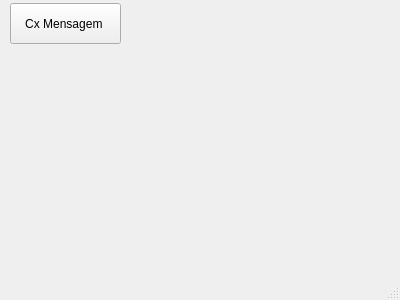
<?xml version="1.0" encoding="UTF-8"?>
<ui version="4.0">
 <class>MainWindow</class>
 <widget class="QMainWindow" name="MainWindow">
  <property name="geometry">
   <rect>
    <x>0</x>
    <y>0</y>
    <width>400</width>
    <height>300</height>
   </rect>
  </property>
  <property name="windowTitle">
   <string>MainWindow</string>
  </property>
  <widget class="QWidget" name="centralwidget">
   <widget class="QPushButton" name="pushButton">
    <property name="geometry">
     <rect>
      <x>10</x>
      <y>3</y>
      <width>111</width>
      <height>41</height>
     </rect>
    </property>
    <property name="text">
     <string>Cx Mensagem </string>
    </property>
   </widget>
  </widget>
  <widget class="QMenuBar" name="menubar">
   <property name="geometry">
    <rect>
     <x>0</x>
     <y>0</y>
     <width>400</width>
     <height>21</height>
    </rect>
   </property>
  </widget>
  <widget class="QStatusBar" name="statusbar"/>
 </widget>
 <resources/>
 <connections/>
</ui>
